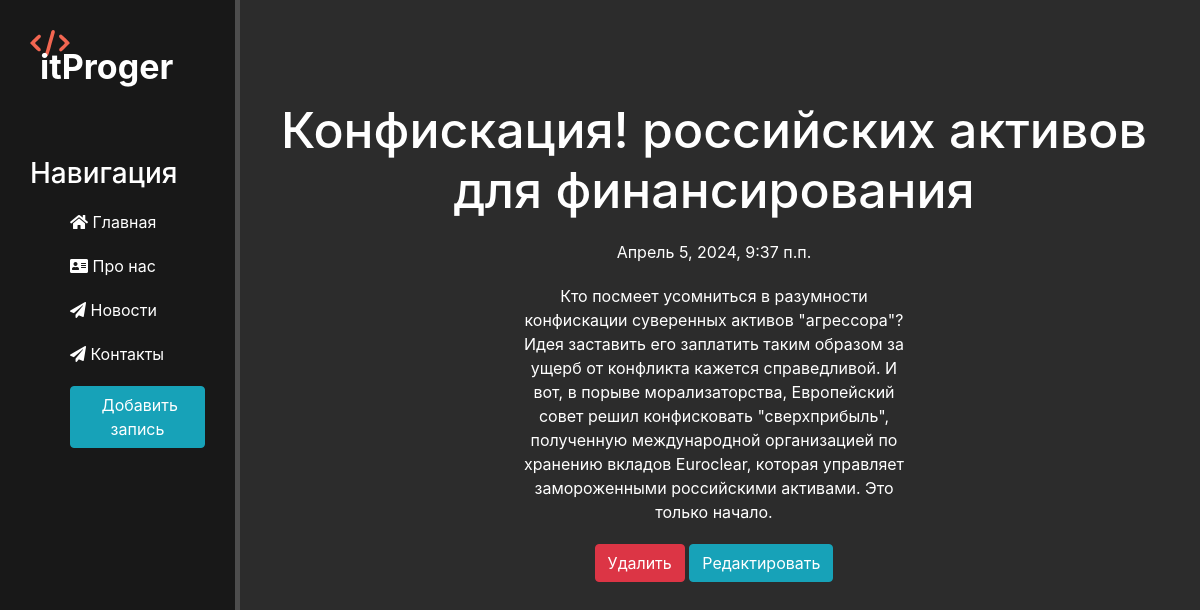
Screenshot of /news/1 with the database file from the repository.
### news/models.py (models this page shows, shortened)
class Articles(models.Model):
    title = models.CharField('Название', max_length=50 )
    anons = models.CharField('Анонс', max_length=250 )
    full_text = models.TextField('Статья')
    date = models.DateTimeField('Дата публикации')
    class Meta:
        verbose_name = 'Новость'
        verbose_name_plural = 'Новости'

### news/views.py (the view)
# urls.py: path('<int:pk>' , views.NewsDetailView.as_view() , name='news_detail'),
class NewsDetailView(DetailView):
    model = Articles
    template_name = 'news/details_view.html'
    context_object_name = 'article'

### news/templates/news/details_view.html (shortened to what this page needs)
{% extends 'main/layout.html' %}
{% load static %}
{% block content %}
<div class="features">
    <h1>{{ article.title }}</h1>
    <p>{{ article.date }}</p>
    <p>{{ article.full_text }}</p>
    <a href="{% url 'news_delete' article.id %}" class="btn btn-danger">Удалить</a>
    <a href="{% url 'news_update' article.id %}" class="btn btn-info">Редактировать</a>
</div>
    {% endblock %}

### main/static/main/css/main.css (style rules this page uses)
main .features { float: left; color: #fff; margin-top: 100px; margin-left: 22%; text-align: center; width: 75%; }
main .features h1 { font-size: 50px; }
main .features p { max-width: 400px; margin: 20px auto }

### rows the page displays
Articles: title "Конфискация! российских активов для финансирования", date "Апрель 5, 2024, 9:37 п.п.", full_text "Кто посмеет усомниться в разумности конфискации суверенных активов \"агрессора\"? Идея заставить его заплатить таким образом за ущерб от конфликта кажется справедливой. И вот, в порыве морализаторства, Европейский совет решил конфисковать \"сверхприбыль\", полученную международной организацией по хранению вкладов Euroclear, которая управляет замороженными российскими активами. Это только начало."
